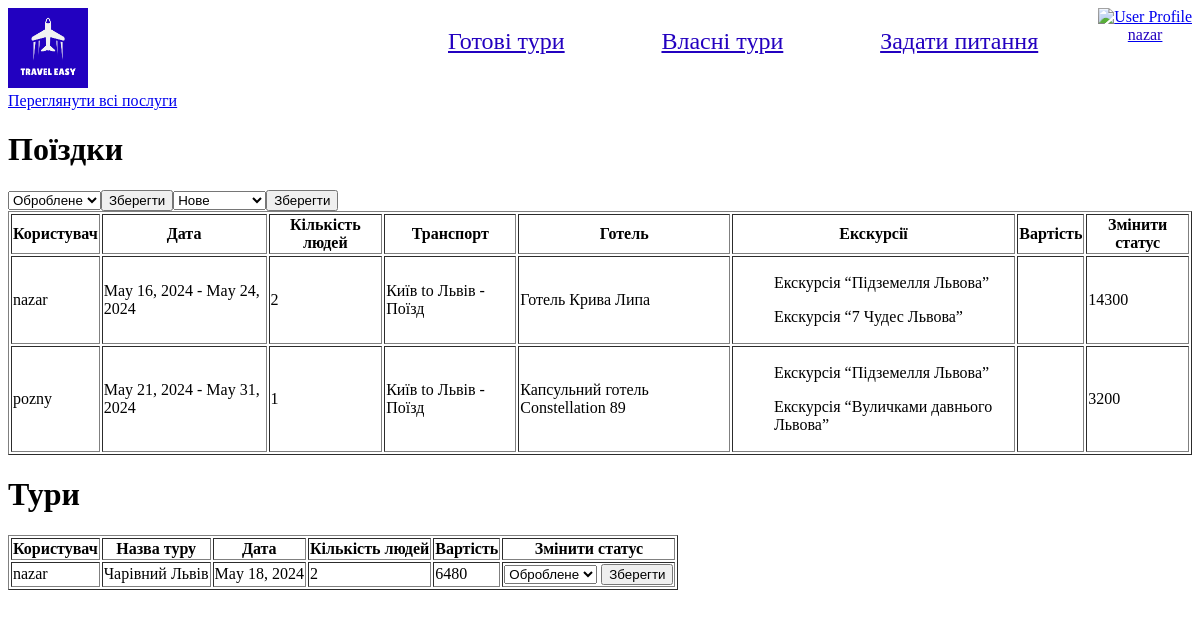
/orders/ (signed in), run on the app's committed database.
### toursite/models.py (models this page shows, shortened)
class Order(models.Model):
    id = models.AutoField(primary_key=True)
    STATUS_CHOICES = [
        ('NEW', 'New'),
        ('PROCESSED', 'Processed'),
        ('COMPLETED', 'Completed'),
    ]
    transport = models.ForeignKey(Transpont, on_delete=models.CASCADE, related_name='orders')
    hotel = models.ForeignKey(Hotel, on_delete=models.CASCADE, related_name='orders')
    excursions = models.ManyToManyField(Excursion, related_name="orders")
    start_date = models.DateField()
    end_date = models.DateField()
    num_people = models.IntegerField()
    user = models.ForeignKey(User, on_delete=models.CASCADE, related_name='orders_user', null = True)
    status = models.CharField(max_length=20, choices=STATUS_CHOICES)
    final_cost = models.IntegerField()

class Transpont(models.Model):
    id = models.AutoField(primary_key=True)
    TRANSPORT_CHOICES = [
        ('BUS', 'Автобус'),
        ('TRAIN', 'Поїзд'),
    ]
    departure_city = models.ForeignKey(City, on_delete=models.CASCADE, related_name='departures_transpont')
    arrival_city = models.ForeignKey(City, on_delete=models.CASCADE, related_name='arrivals_transpont')
    transport_type = models.CharField(max_length=10, choices=TRANSPORT_CHOICES)
    cost = models.IntegerField()
    transport_image = models.CharField(max_length=50, null=True)
    slug = models.SlugField(db_index=True, unique=True, editable=False, default='')
    def __str__(self):
        return f"{self.departure_city} to {self.arrival_city} - {self.get_transport_type_display()}"

class City(models.Model):
    id = models.AutoField(primary_key=True)
    city_name = models.CharField(max_length=50)
    def __str__(self):
        return self.city_name

class Hotel(models.Model):
    id = models.AutoField(primary_key=True)
    hotel_name = models.CharField(max_length=200)
    city = models.ForeignKey(City, on_delete=models.CASCADE, related_name='hotels')
    address = models.CharField(max_length=200)
    rating = models.IntegerField(validators=[MinValueValidator(1), MaxValueValidator(5)])
    description = models.CharField(max_length=2000)
    cost = models.IntegerField()
    hotel_image = models.CharField(max_length=50, null=True)
    slug = models.SlugField(db_index=True, unique=True, editable=False, default='')
    def __str__(self):
        return self.hotel_name

class Excursion(models.Model):
    id = models.AutoField(primary_key=True)
    excursion_name = models.CharField(max_length=200)
    city = models.ForeignKey(City, on_delete=models.CASCADE, related_name='excursions')
    description = models.CharField(max_length=2000)
    cost = models.IntegerField()
    excursion_image = models.CharField(max_length=50, null=True)
    slug = models.SlugField(db_index=True, unique=True, editable=False, default='')
    def __str__(self):
        return self.excursion_name

class TourOrder(models.Model):
    id = models.AutoField(primary_key=True)
    STATUS_CHOICES = [
        ('NEW', 'New'),
        ('PROCESSED', 'Processed'),
        ('COMPLETED', 'Completed'),
    ]
    tour = models.ForeignKey(Tour, on_delete=models.CASCADE, related_name='tour_orders')
    start_date = models.DateField()
    num_people = models.IntegerField()
    user = models.ForeignKey(User, on_delete=models.CASCADE, related_name='tour_orders_user', null = True)
    status = models.CharField(max_length=20, choices=STATUS_CHOICES)
    final_cost = models.IntegerField()

class Tour(models.Model):
    id = models.AutoField(primary_key=True)
    tour_name = models.CharField(max_length=200)
    description = models.CharField(max_length=5000)
    transport = models.ForeignKey(Transpont, on_delete=models.CASCADE, related_name='tours')
    hotel = models.ForeignKey(Hotel, on_delete=models.CASCADE, related_name='tours')
    num_days = models.IntegerField()
    excursions = models.ManyToManyField(Excursion, related_name="tours")
    cost = models.IntegerField(default=0)
    tour_image = models.CharField(max_length=50, null=True)
    slug = models.SlugField(db_index=True, unique=True, editable=False, default='')  # Not editable in admin
    def __str__(self):
        return self.tour_name

### toursite/views.py (the view, shortened to what this page needs)
# urls.py: path('orders/', views.orders_view, name='orders'),
@login_required
def orders_view(request):
    orders = Order.objects.all()
    tour_orders = TourOrder.objects.all()
    return render(request, 'toursite/orders.html', {'orders': orders, 'tour_orders': tour_orders})

### toursite/templates/toursite/orders.html (shortened to what this page needs)
{% extends "base.html" %}
{% load static %}
{% load sass_tags %}
{% block css_files %}
<link rel="stylesheet" href="{% sass_src 'toursite\index.scss' %}">
<link rel="stylesheet" href="{% sass_src 'toursite\orders.scss' %}">
<link rel="stylesheet" href="{% static 'toursite\media\index.css' %}">
{% endblock css_files %}
{% block content %}
    <a href="{% url 'all_services' %}" class="view-services-btn">Переглянути всі послуги</a>
    <h1>Поїздки</h1>
    <table border="1">
        <thead>
            <tr>
                <th>Користувач</th>
                <th>Дата</th>
                <th>Кількість людей</th>
                <th>Транспорт</th>
                <th>Готель</th>
                <th>Екскурсії</th>
                <th>Вартість</th>
                <th>Змінити статус</th>
            </tr>
        </thead>
        <tbody>
            {% for order in orders %}
            <tr>
                <td>{{ order.user }}</td>
                <td>{{ order.start_date }} - {{ order.end_date }}</td>
                <td>{{ order.num_people }}</td>
                <td>{{ order.transport }}</td>
                <td>{{ order.hotel }}</td>
                <td>
                    <ul>
                        {% for excursion in order.excursions.all %}
                        <p>{{ excursion }}</p>
                        {% endfor %}
                    </ul>
                </td>
                <td>
                <td>{{ order.final_cost }}</td>
                    <form method="post">
                        <select name="status">
                            <option value="NEW" {% if order.status == "NEW" %}selected{% endif %}>Нове</option>
                            <option value="PROCESSED" {% if order.status == "PROCESSED" %}selected{% endif %}>Оброблене</option>
                        </select>
                        <input type="submit" class="save-btn" value="Зберегти">
                    </form>
                </td>
            </tr>
            {% endfor %}
        </tbody>
    </table>
    <h1>Тури</h1>
    <table border="1">
        <thead>
            <tr>
                <th>Користувач</th>
                <th>Назва туру</th>
                <th>Дата</th>
                <th>Кількість людей</th>
                <th>Вартість</th>
                <th>Змінити статус</th>
            </tr>
        </thead>
        <tbody>
            {% for tour_order in tour_orders %}
            <tr>
                <td>{{ tour_order.user }}</td>
                <td>{{ tour_order.tour }}</td>
                <td>{{ tour_order.start_date }}</td>
                <td>{{ tour_order.num_people }}</td>
                <td>{{ tour_order.final_cost }}</td>
                <td>
                    <form method="post">
                        <select name="status">
                            <option value="PROCESSED" {% if tour_order.status == "PROCESSED" %}selected{% endif %}>Оброблене</option>
                        </select>
                        <input type="submit" class="save-btn" value="Зберегти">
                    </form>
                </td>
            </tr>
            {% endfor %}
        </tbody>
    </table>
    {% endblock content %}

### templates/base.html (shortened to what this page needs)
{% load static %}
<!DOCTYPE html>
<html lang="en">
<head>
    <link rel="stylesheet" href="{% static "../static/base.css" %}">
    {% block css_files %}{% endblock css_files %}
</head>
<body>
    <header>
        <a href="{% url 'index' %}">
            <img src="{% static 'images/logo.jpg' %}" alt="Logo" class="logo">
        </a>        <nav>
            <a href="{% url 'tourpage' %}">Готові тури</a>
            <a href="{% url 'transportpage' %}">Власні тури</a>
            <a href="">Задати питання</a>
        </nav>
        {% if user.is_authenticated %}
            {% if user.is_superuser %}
                <a href="{% url 'orders' %}">
                    <img src="{% static 'images/user.png' %}" alt="User Profile" class="user">
                    <p class="usertext">admin</p>
                </a>
            {% else %}
                <a href="{% url 'user_profile' %}">
                    <img src="{% static 'images/user.png' %}" alt="User Profile" class="user">
                    <p class="usertext">{{ user.username }}</p>
                </a>
    {% endif %}
        {% else %}
        <a href="{% url 'login' %}">
            <img src="{% static 'images/user.png' %}" alt="User Profile" class="user">
        </a>
        {% endif %}
    </header>
    {% block content %}
    {% endblock content %}
</body>
</html>

### static/base.css (style rules this page uses)
.logo { width: 80px; height: 80px; cursor: pointer; }
.user { width: 60px; height: 60px; cursor: pointer; margin-left: 50px; }
.usertext { text-align: center; margin-top: 0px; font-size: 16px; color: #2301C0; margin-left: 50px; }
body { background-color: #fff; }
header { display: flex; }
nav { flex-grow: 1; display: flex; justify-content: space-between; margin-left: 350px; margin-top: 20px; }
nav a { margin: 0 10px; font-size: 24px; color: #2301C0; }

### data on the page
Order: user "nazar", start_date "May 16, 2024", end_date "May 24, 2024", num_people "2", transport "Київ to Львів - Поїзд", hotel "Готель Крива Липа", final_cost "14300", status "Оброблене"
Excursion: excursion_name "Екскурсія “Підземелля Львова”"
Excursion: excursion_name "Екскурсія “7 Чудес Львова”"
Order: user "pozny", start_date "May 21, 2024", end_date "May 31, 2024", num_people "1", transport "Київ to Львів - Поїзд", hotel "Капсульний готель Constellation 89", final_cost "3200", status "Нове"
Excursion: excursion_name "Екскурсія “Вуличками давнього Львова”"
TourOrder: user "nazar", tour "Чарівний Львів", start_date "May 18, 2024", num_people "2", final_cost "6480", status "Оброблене"

### other printed values
{{ user.username }} "nazar"
